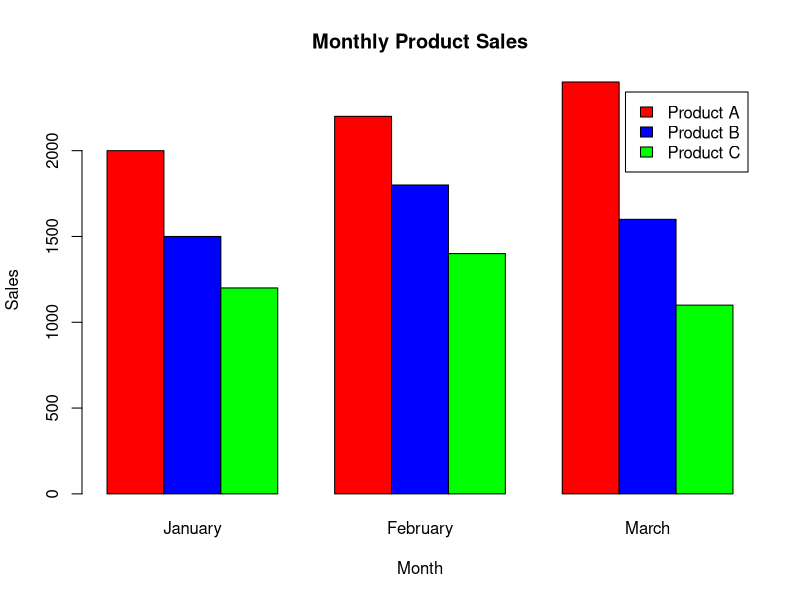

Reproduce this figure in R.
sales <- matrix(c(2000,1500,1200,
                  2200,1800,1400,
                  2400,1600,1100),
                nrow=3)

colnames(sales) <- c("January","February","March")
rownames(sales) <- c("Product A","Product B","Product C")

barplot(sales,
        beside=TRUE,
        col=c("red","blue","green"),
        main="Monthly Product Sales",
        xlab="Month",
        ylab="Sales",
        legend=rownames(sales))
